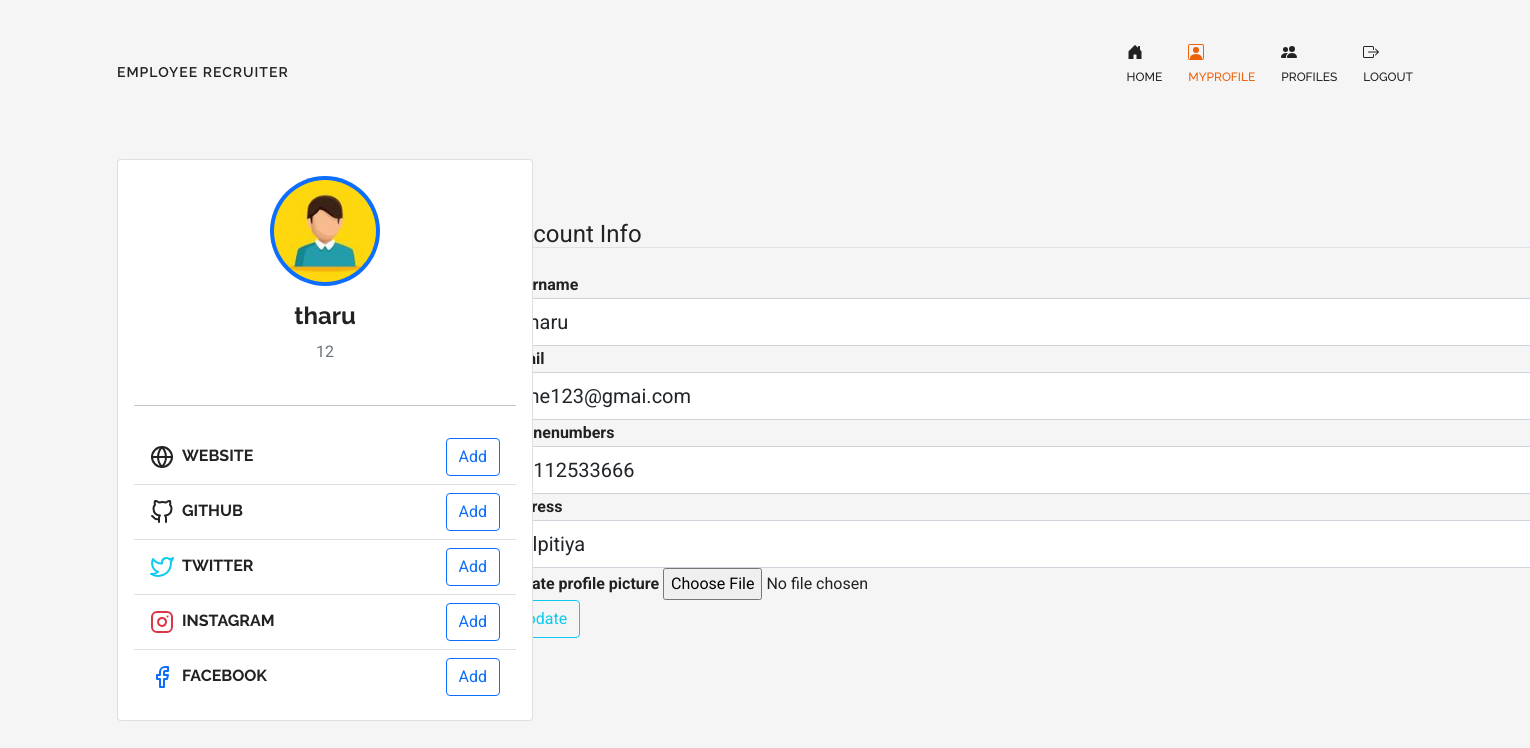
The page /profileupdate (signed in) on the database its author committed.
### app.py (models this page shows, shortened)
class User(UserMixin, db.Model):
    id = db.Column(db.Integer, primary_key=True)
    username = db.Column(db.String(15),unique=True)
    email = db.Column(db.String(50),unique=True)
    password = db.Column(db.String(80))
    image_file = db.Column(db.String(20), nullable=False, default="download.jpg")
    phonenumber = db.Column(db.String(50),unique=True)
    address = db.Column(db.String(50),unique=True)
    usertype = db.Column(db.String(50),unique=True)
    messages_sent = db.relationship(
        'Message',
        foreign_keys='Message.sender_id',
        backref='author',
        lazy='dynamic')
    messages_received = db.relationship(
        'Message',
        foreign_keys='Message.recipient_id',
        backref='recipient',
        lazy='dynamic')
    last_message_read_time = db.Column(db.DateTime)

### app.py (the view)
@app.route('/profileupdate',methods=['GET', 'POST'])
@login_required
def profileupdate():
    form = UpdateAccountForm()
    if form.validate_on_submit():
        if form.picture.data:
            picture_file = save_picture(form.picture.data)
            current_user.image_file = picture_file
        current_user.username = form.username.data
        current_user.email = form.email.data
        current_user.phonenumber = form.phonenumber.data
        current_user.address = form.address.data
        db.session.commit()
        flash('Your account has been updated!', 'success')
        return redirect(url_for('Myprofile'))
    elif request.method == 'GET':
        form.username.data = current_user.username
        form.email.data =current_user.email
        form.phonenumber.data = current_user.phonenumber
        form.address.data = current_user.address
    image_file = url_for('static', filename='profilepic/' + str(current_user.image_file))
    return render_template('update.html',
                           image_file=image_file, form=form)

### app.py
class UpdateAccountForm(FlaskForm):
    username = StringField('Username',validators=[DataRequired()])
    email = StringField("email",validators=[DataRequired()])
    picture = FileField("update profile picture",validators=[FileAllowed(['jpg','png'])])
    address = StringField('address',validators=[DataRequired()])
    phonenumber = StringField('Phonenumbers',validators=[DataRequired()])
    submit = SubmitField('update')

### app.py (called while the page is built)
@login_manager.user_loader
def load_user(user_id):
    return User.query.get(int(user_id))

### templates/update.html (shortened to what this page needs)
{% extends "base.html" %}
{% block content %}
 <header class="header-content">
    <nav class="navbar navbar-expand-lg navbar-light">
       <div class="container">
        <a class="navbar-brand logo" href="#">Employee recruiter</a>
          <div class="collapse navbar-collapse" id="navbarCollapse">
             <ul class="navbar-nav main">
                <li class="nav-item">
                   <a href="{{ url_for('index') }}" class="nav-link"> <br>Home</a>
                </li>
                <li class="nav-item">
                 <a href="{{ url_for('Myprofile') }}" class="nav-link active "><br>MyProfile</a>
              </li>
            <li class="nav-item">
             <a href="{{ url_for('profiles') }}" class="nav-link "><br>Profiles</a>
          </li>
          <li class="nav-item">
            <a href="{{ url_for('logout') }}" class="nav-link"><br>Logout</a>
         </li>
         </ul>
          </div>
       </div>
    </nav>
  </header>
    <div class="container" style="margin-top:80px;">
		<div class="main-body">
			<div class="row">
				<div class="col-lg-4">
					<div class="card">
						<div class="card-body">
							<div class="d-flex flex-column align-items-center text-center">
								<img src="{{ image_file }}" alt="Admin" class="rounded-circle p-1 bg-primary" width="110">
								<div class="mt-3">
									<h4>{{current_user.username}}</h4>
									<p class="text-muted font-size-sm">{{current_user.id}} </p>
								</div>
							</div>
							<hr class="my-4">
							<ul class="list-group list-group-flush">
								<li class="list-group-item d-flex justify-content-between align-items-center flex-wrap">
									<h6 class="mb-0">Website</h6>
									<span class="text-secondary"><button class="btn btn-outline-primary">Add</button></span>
								</li>
								<li class="list-group-item d-flex justify-content-between align-items-center flex-wrap">
									<h6 class="mb-0">Github</h6>
									<span class="text-secondary"><button class="btn btn-outline-primary">Add</button></span>
								</li>
								<li class="list-group-item d-flex justify-content-between align-items-center flex-wrap">
									<h6 class="mb-0">Twitter</h6>
									<span class="text-secondary"><button class="btn btn-outline-primary">Add</button></span>
								</li>
								<li class="list-group-item d-flex justify-content-between align-items-center flex-wrap">
									<h6 class="mb-0">Instagram</h6>
									<span class="text-secondary"><button class="btn btn-outline-primary">Add</button></span>
								</li>
								<li class="list-group-item d-flex justify-content-between align-items-center flex-wrap">
									<h6 class="mb-0">Facebook</h6>
									<span class="text-secondary"><button class="btn btn-outline-primary">Add</button></span>
								</li>
							</ul>
						</div>
					</div>
				</div>
				<div class="content-section" style="padding: 50px; margin-top:-550px; margin-left:350px;" >
                    <form method="POST" action="" enctype="multipart/form-data">
                        <fieldset class="form-group">
                            <legend class="border-bottom mb-4">Account Info</legend>
                            <div class="form-group">
                                <b>{{ form.username.label(class="form-control-label") }}</b>
                                {% if form.username.errors %}
                                    {{ form.username(class="form-control form-control-lg is-invalid") }}
                                    <div class="invalid-feedback">
                                        {% for error in form.username.errors %}
                                            <span>{{ error }}</span>
                                        {% endfor %}
                                    </div>
                                {% else %}
                                    {{ form.username(class="form-control form-control-lg") }}
                                {% endif %}
                            </div>
                            <div class="form-group">
                                <b>{{ form.email.label(class="form-control-label") }}</b>
                                {% if form.email.errors %}
                                    {{ form.email(class="form-control form-control-lg is-invalid" ) }}
                                    <div class="invalid-feedback">
                                        {% for error in form.email.errors %}
                                            <span>{{ error }}</span>
                                        {% endfor %}
                                    </div>
                                {% else %}
                                    {{ form.email(class="form-control form-control-lg" ) }}
                                {% endif %}
                            </div>
                            <div class="form-group">
                                <b>{{ form.phonenumber.label(class="form-control-label") }}</b>
                                {% if form.phonenumber.errors %}
                                    {{ form.phonenumber(class="form-control form-control-lg is-invalid" ) }}
                                    <div class="invalid-feedback">
                                        {% for error in form.email.errors %}
                                            <span>{{ error }}</span>
                                        {% endfor %}
                                    </div>
                                {% else %}
                                    {{ form.phonenumber(class="form-control form-control-lg" ) }}
                                {% endif %}
                            </div>
                            <div class="form-group">
                                <b>{{ form.address.label(class="form-control-label") }}</b>
                                {% if form.address.errors %}
                                    {{ form.address(class="form-control form-control-lg is-invalid" ) }}
                                    <div class="invalid-feedback">
                                        {% for error in form.address.errors %}
                                            <span>{{ error }}</span>
                                        {% endfor %}
                                    </div>
                                {% else %}
                                    {{ form.address(class="form-control form-control-lg" ) }}
                                {% endif %}
                            </div>
                            <div class="form-group">
                               <b> {{ form.picture.label() }}</b>
                                {{ form.picture(class="form-control-file") }}
                            </div>
                        </fieldset>
                        <div class="form-group">
                            {{ form.submit(class="btn btn-outline-info") }}
                        </div>
                    </form>
                </div>
			</div>
		</div>
	</div>
{% endblock content %}

### static/css/style.css (style rules this page uses)
* { -webkit-box-sizing: border-box; -moz-box-sizing: border-box; -ms-box-sizing: border-box; -o-box-sizing: border-box; box-sizing: border-box; }
html { width: 100%; height: 100%; overflow: scroll; }
.navbar-nav { margin-left: auto; }
body { font-size: 16px; font-weight: normal !important; font-family: "Roboto", sans-serif; line-height: 26px; color: #222; }
img { max-width: 100%; height: auto; }
a { border: none; text-decoration: none; -webkit-transition: all 300ms ease-in-out; -moz-transition: all 300ms ease-in-out; -ms-transition: all 300ms ease-in-out; -o-transition: all 300ms ease-in-out; transition: all 300ms ease-in-out; }
h1, h2, h3, h4, h5, h6 { color: #222; font-weight: bold; font-family: "Raleway", sans-serif; }
ul, li { list-style: none; margin: 0px; padding: 0px; }
.mb-0 { margin-bottom: 0px; }
header.header-content { position: absolute; width: 100%; padding-top: 30px; padding-bottom: 20px; top: 0; z-index: 999; }
nav .navbar-brand.logo { color: #fff; text-transform: uppercase; letter-spacing: 1px; font-size: 14px; padding-top: 20px; font-weight: 600; font-family: "Raleway", sans-serif; }
nav.navbar .nav-item { padding: 0 13px 0 13px; font-family: "Raleway", sans-serif; color: #fff; }
nav.navbar ul.navbar-nav li.nav-item a.nav-link { font-size: 12px; font-weight: 500; color: #fff; padding: 0; position: relative; text-transform: uppercase; }
nav.navbar ul.navbar-nav li.nav-item a.active { color: #ef6108; }
nav.navbar .nav-item:first-child { padding-left: 0; }
nav.navbar .nav-item:last-child { padding-right: 0; }
li.list-group-item { text-transform: uppercase; }

### templates/update.html (style rules this page uses)
html, body { height: 100%; }
nav .navbar-brand.logo { color: #222; }
body { display: flex; align-items: center; padding-top: 40px; padding-bottom: 40px; background-color: #f5f5f5; }
nav.navbar ul.navbar-nav li.nav-item a.active { color: #ef6108 !important; }
nav.navbar .nav-item { padding: 0 13px 0 13px; font-family: "Raleway", sans-serif; color: #222; }
nav.navbar ul.navbar-nav li.nav-item a.nav-link { font-size: 12px; font-weight: 500; color: #222; padding: 0; position: relative; text-transform: uppercase; }

### rows shown on the page
User: username "tharu", id "12", email "the123@gmai.com", phonenumber "0112533666", address "elpitiya"
